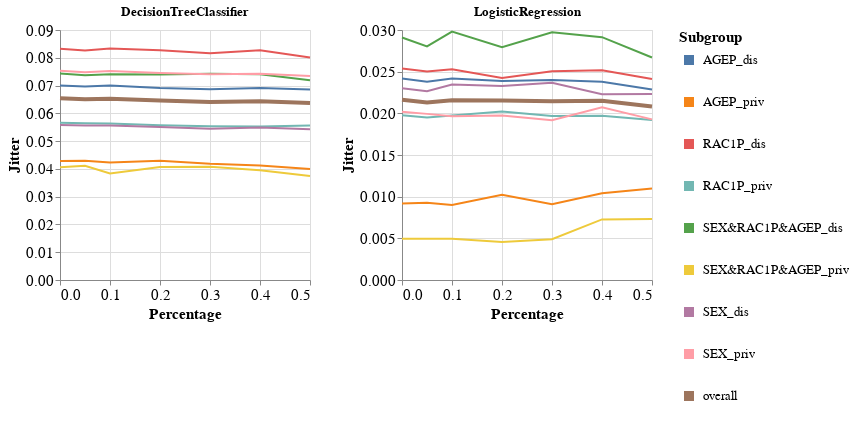

The notebook cell this image was saved under:
### Markdown cell above
### Specific subgroup metric per dataset and multiple models

### Code cell
visualizer.create_subgroups_grid_pct_lines_per_model_plot(subgroup_metric='Jitter',
                                                          target_preprocessing_technique=PREPROCESSING_TECHNIQUES[0],
                                                          model_names=MODEL_NAMES)

### Figure 1 — Vega-Lite specification as saved in the notebook (floating-point values rounded to 4 significant figures)
{"config": {"view": {"continuousWidth": 400, "continuousHeight": 300}, "axis": {"labelFontSize": 15, "titleFontSize": 15}, "legend": {"labelFontSize": 13, "symbolStrokeWidth": 10, "titleFontSize": 15}}, "vconcat": [{"hconcat": [{"mark": "line", "encoding": {"color": {"field": "Subgroup", "type": "nominal"}, "strokeWidth": {"condition": {"value": 4, "test": "datum.Subgroup == 'overall'"}, "value": 2}, "x": {"field": "Percentage", "type": "quantitative"}, "y": {"field": "Metric_Value", "title": "Jitter", "type": "quantitative"}}, "height": 250, "title": "DecisionTreeClassifier", "width": 250}, {"data": {"name": "data-c662c51ffb2079d95954368218191577"}, "mark": "line", "encoding": {"color": {"field": "Subgroup", "type": "nominal"}, "strokeWidth": {"condition": {"value": 4, "test": "datum.Subgroup == 'overall'"}, "value": 2}, "x": {"field": "Percentage", "type": "quantitative"}, "y": {"field": "Metric_Value", "title": "Jitter", "type": "quantitative"}}, "height": 250, "title": "LogisticRegression", "width": 250}]}], "data": {"name": "data-8d696fd7b1187eda12e82b52184c8556"}, "$schema": "https://vega.github.io/schema/vega-lite/v4.17.0.json", "datasets": {"data-8d696fd7b1187eda12e82b52184c8556": [{"Model_Name": "DecisionTreeClassifier", "Test_Set_Index": 0.0, "Metric": "Jitter", "Subgroup": "AGEP_dis", "Num_Estimators": 10.0, "Metric_Value": 0.07006, "Percentage": 0.0}, {"Model_Name": "DecisionTreeClassifier", "Test_Set_Index": 0.0, "Metric": "Jitter", "Subgroup": "AGEP_priv", "Num_Estimators": 10.0, "Metric_Value": 0.04288, "Percentage": 0.0}, {"Model_Name": "DecisionTreeClassifier", "Test_Set_Index": 0.0, "Metric": "Jitter", "Subgroup": "RAC1P_dis", "Num_Estimators": 10.0, "Metric_Value": 0.08326, "Percentage": 0.0}, {"Model_Name": "DecisionTreeClassifier", "Test_Set_Index": 0.0, "Metric": "Jitter", "Subgroup": "RAC1P_priv", "Num_Estimators": 10.0, "Metric_Value": 0.05659, "Percentage": 0.0}, {"Model_Name": "DecisionTreeClassifier", "Test_Set_Index": 0.0, "Metric": "Jitter", "Subgroup": "SEX&RAC1P&AGEP_dis", "Num_Estimators": 10.0, "Metric_Value": 0.07435, "Percentage": 0.0}, {"Model_Name": "DecisionTreeClassifier", "Test_Set_Index": 0.0, "Metric": "Jitter", "Subgroup": "SEX&RAC1P&AGEP_priv", "Num_Estimators": 10.0, "Metric_Value": 0.04059, "Percentage": 0.0}, {"Model_Name": "DecisionTreeClassifier", "Test_Set_Index": 0.0, "Metric": "Jitter", "Subgroup": "SEX_dis", "Num_Estimators": 10.0, "Metric_Value": 0.05582, "Percentage": 0.0}, {"Model_Name": "DecisionTreeClassifier", "Test_Set_Index": 0.0, "Metric": "Jitter", "Subgroup": "SEX_priv", "Num_Estimators": 10.0, "Metric_Value": 0.07533, "Percentage": 0.0}, {"Model_Name": "DecisionTreeClassifier", "Test_Set_Index": 0.0, "Metric": "Jitter", "Subgroup": "overall", "Num_Estimators": 10.0, "Metric_Value": 0.0654, "Percentage": 0.0}, {"Model_Name": "DecisionTreeClassifier", "Test_Set_Index": 1.0, "Metric": "Jitter", "Subgroup": "AGEP_dis", "Num_Estimators": 10.0, "Metric_Value": 0.06962, "Percentage": 0.05}, {"Model_Name": "DecisionTreeClassifier", "Test_Set_Index": 1.0, "Metric": "Jitter", "Subgroup": "AGEP_priv", "Num_Estimators": 10.0, "Metric_Value": 0.04292, "Percentage": 0.05}, {"Model_Name": "DecisionTreeClassifier", "Test_Set_Index": 1.0, "Metric": "Jitter", "Subgroup": "RAC1P_dis", "Num_Estimators": 10.0, "Metric_Value": 0.08259, "Percentage": 0.05}, {"Model_Name": "DecisionTreeClassifier", "Test_Set_Index": 1.0, "Metric": "Jitter", "Subgroup": "RAC1P_priv", "Num_Estimators": 10.0, "Metric_Value": 0.05639, "Percentage": 0.05}, {"Model_Name": "DecisionTreeClassifier", "Test_Set_Index": 1.0, "Metric": "Jitter", "Subgroup": "SEX&RAC1P&AGEP_dis", "Num_Estimators": 10.0, "Metric_Value": 0.07375, "Percentage": 0.05}, {"Model_Name": "DecisionTreeClassifier", "Test_Set_Index": 1.0, "Metric": "Jitter", "Subgroup": "SEX&RAC1P&AGEP_priv", "Num_Estimators": 10.0, "Metric_Value": 0.04109, "Percentage": 0.05}, {"Model_Name": "DecisionTreeClassifier", "Test_Set_Index": 1.0, "Metric": "Jitter", "Subgroup": "SEX_dis", "Num_Estimators": 10.0, "Metric_Value": 0.05565, "Percentage": 0.05}, {"Model_Name": "DecisionTreeClassifier", "Test_Set_Index": 1.0, "Metric": "Jitter", "Subgroup": "SEX_priv", "Num_Estimators": 10.0, "Metric_Value": 0.07478, "Percentage": 0.05}, {"Model_Name": "DecisionTreeClassifier", "Test_Set_Index": 1.0, "Metric": "Jitter", "Subgroup": "overall", "Num_Estimators": 10.0, "Metric_Value": 0.06505, "Percentage": 0.05}, {"Model_Name": "DecisionTreeClassifier", "Test_Set_Index": 2.0, "Metric": "Jitter", "Subgroup": "AGEP_dis", "Num_Estimators": 10.0, "Metric_Value": 0.07, "Percentage": 0.1}, {"Model_Name": "DecisionTreeClassifier", "Test_Set_Index": 2.0, "Metric": "Jitter", "Subgroup": "AGEP_priv", "Num_Estimators": 10.0, "Metric_Value": 0.04227, "Percentage": 0.1}, {"Model_Name": "DecisionTreeClassifier", "Test_Set_Index": 2.0, "Metric": "Jitter", "Subgroup": "RAC1P_dis", "Num_Estimators": 10.0, "Metric_Value": 0.08331, "Percentage": 0.1}, {"Model_Name": "DecisionTreeClassifier", "Test_Set_Index": 2.0, "Metric": "Jitter", "Subgroup": "RAC1P_priv", "Num_Estimators": 10.0, "Metric_Value": 0.05633, "Percentage": 0.1}, {"Model_Name": "DecisionTreeClassifier", "Test_Set_Index": 2.0, "Metric": "Jitter", "Subgroup": "SEX&RAC1P&AGEP_dis", "Num_Estimators": 10.0, "Metric_Value": 0.07409, "Percentage": 0.1}, {"Model_Name": "DecisionTreeClassifier", "Test_Set_Index": 2.0, "Metric": "Jitter", "Subgroup": "SEX&RAC1P&AGEP_priv", "Num_Estimators": 10.0, "Metric_Value": 0.03832, "Percentage": 0.1}, {"Model_Name": "DecisionTreeClassifier", "Test_Set_Index": 2.0, "Metric": "Jitter", "Subgroup": "SEX_dis", "Num_Estimators": 10.0, "Metric_Value": 0.05563, "Percentage": 0.1}, {"Model_Name": "DecisionTreeClassifier", "Test_Set_Index": 2.0, "Metric": "Jitter", "Subgroup": "SEX_priv", "Num_Estimators": 10.0, "Metric_Value": 0.07522, "Percentage": 0.1}, {"Model_Name": "DecisionTreeClassifier", "Test_Set_Index": 2.0, "Metric": "Jitter", "Subgroup": "overall", "Num_Estimators": 10.0, "Metric_Value": 0.06525, "Percentage": 0.1}, {"Model_Name": "DecisionTreeClassifier", "Test_Set_Index": 3.0, "Metric": "Jitter", "Subgroup": "AGEP_dis", "Num_Estimators": 10.0, "Metric_Value": 0.06911, "Percentage": 0.2}, {"Model_Name": "DecisionTreeClassifier", "Test_Set_Index": 3.0, "Metric": "Jitter", "Subgroup": "AGEP_priv", "Num_Estimators": 10.0, "Metric_Value": 0.04297, "Percentage": 0.2}, {"Model_Name": "DecisionTreeClassifier", "Test_Set_Index": 3.0, "Metric": "Jitter", "Subgroup": "RAC1P_dis", "Num_Estimators": 10.0, "Metric_Value": 0.08271, "Percentage": 0.2}, {"Model_Name": "DecisionTreeClassifier", "Test_Set_Index": 3.0, "Metric": "Jitter", "Subgroup": "RAC1P_priv", "Num_Estimators": 10.0, "Metric_Value": 0.0557, "Percentage": 0.2}, {"Model_Name": "DecisionTreeClassifier", "Test_Set_Index": 3.0, "Metric": "Jitter", "Subgroup": "SEX&RAC1P&AGEP_dis", "Num_Estimators": 10.0, "Metric_Value": 0.074, "Percentage": 0.2}, {"Model_Name": "DecisionTreeClassifier", "Test_Set_Index": 3.0, "Metric": "Jitter", "Subgroup": "SEX&RAC1P&AGEP_priv", "Num_Estimators": 10.0, "Metric_Value": 0.04069, "Percentage": 0.2}, {"Model_Name": "DecisionTreeClassifier", "Test_Set_Index": 3.0, "Metric": "Jitter", "Subgroup": "SEX_dis", "Num_Estimators": 10.0, "Metric_Value": 0.05507, "Percentage": 0.2}, {"Model_Name": "DecisionTreeClassifier", "Test_Set_Index": 3.0, "Metric": "Jitter", "Subgroup": "SEX_priv", "Num_Estimators": 10.0, "Metric_Value": 0.07453, "Percentage": 0.2}, {"Model_Name": "DecisionTreeClassifier", "Test_Set_Index": 3.0, "Metric": "Jitter", "Subgroup": "overall", "Num_Estimators": 10.0, "Metric_Value": 0.06463, "Percentage": 0.2}, {"Model_Name": "DecisionTreeClassifier", "Test_Set_Index": 4.0, "Metric": "Jitter", "Subgroup": "AGEP_dis", "Num_Estimators": 10.0, "Metric_Value": 0.06866, "Percentage": 0.3}, {"Model_Name": "DecisionTreeClassifier", "Test_Set_Index": 4.0, "Metric": "Jitter", "Subgroup": "AGEP_priv", "Num_Estimators": 10.0, "Metric_Value": 0.04185, "Percentage": 0.3}, {"Model_Name": "DecisionTreeClassifier", "Test_Set_Index": 4.0, "Metric": "Jitter", "Subgroup": "RAC1P_dis", "Num_Estimators": 10.0, "Metric_Value": 0.08165, "Percentage": 0.3}, {"Model_Name": "DecisionTreeClassifier", "Test_Set_Index": 4.0, "Metric": "Jitter", "Subgroup": "RAC1P_priv", "Num_Estimators": 10.0, "Metric_Value": 0.05539, "Percentage": 0.3}, {"Model_Name": "DecisionTreeClassifier", "Test_Set_Index": 4.0, "Metric": "Jitter", "Subgroup": "SEX&RAC1P&AGEP_dis", "Num_Estimators": 10.0, "Metric_Value": 0.07422, "Percentage": 0.3}, {"Model_Name": "DecisionTreeClassifier", "Test_Set_Index": 4.0, "Metric": "Jitter", "Subgroup": "SEX&RAC1P&AGEP_priv", "Num_Estimators": 10.0, "Metric_Value": 0.04078, "Percentage": 0.3}, {"Model_Name": "DecisionTreeClassifier", "Test_Set_Index": 4.0, "Metric": "Jitter", "Subgroup": "SEX_dis", "Num_Estimators": 10.0, "Metric_Value": 0.05443, "Percentage": 0.3}, {"Model_Name": "DecisionTreeClassifier", "Test_Set_Index": 4.0, "Metric": "Jitter", "Subgroup": "SEX_priv", "Num_Estimators": 10.0, "Metric_Value": 0.07406, "Percentage": 0.3}, {"Model_Name": "DecisionTreeClassifier", "Test_Set_Index": 4.0, "Metric": "Jitter", "Subgroup": "overall", "Num_Estimators": 10.0, "Metric_Value": 0.06407, "Percentage": 0.3}, {"Model_Name": "DecisionTreeClassifier", "Test_Set_Index": 5.0, "Metric": "Jitter", "Subgroup": "AGEP_dis", "Num_Estimators": 10.0, "Metric_Value": 0.06916, "Percentage": 0.4}, {"Model_Name": "DecisionTreeClassifier", "Test_Set_Index": 5.0, "Metric": "Jitter", "Subgroup": "AGEP_priv", "Num_Estimators": 10.0, "Metric_Value": 0.04121, "Percentage": 0.4}, {"Model_Name": "DecisionTreeClassifier", "Test_Set_Index": 5.0, "Metric": "Jitter", "Subgroup": "RAC1P_dis", "Num_Estimators": 10.0, "Metric_Value": 0.08274, "Percentage": 0.4}, {"Model_Name": "DecisionTreeClassifier", "Test_Set_Index": 5.0, "Metric": "Jitter", "Subgroup": "RAC1P_priv", "Num_Estimators": 10.0, "Metric_Value": 0.0553, "Percentage": 0.4}, {"Model_Name": "DecisionTreeClassifier", "Test_Set_Index": 5.0, "Metric": "Jitter", "Subgroup": "SEX&RAC1P&AGEP_dis", "Num_Estimators": 10.0, "Metric_Value": 0.07407, "Percentage": 0.4}, {"Model_Name": "DecisionTreeClassifier", "Test_Set_Index": 5.0, "Metric": "Jitter", "Subgroup": "SEX&RAC1P&AGEP_priv", "Num_Estimators": 10.0, "Metric_Value": 0.0395, "Percentage": 0.4}, {"Model_Name": "DecisionTreeClassifier", "Test_Set_Index": 5.0, "Metric": "Jitter", "Subgroup": "SEX_dis", "Num_Estimators": 10.0, "Metric_Value": 0.05487, "Percentage": 0.4}, {"Model_Name": "DecisionTreeClassifier", "Test_Set_Index": 5.0, "Metric": "Jitter", "Subgroup": "SEX_priv", "Num_Estimators": 10.0, "Metric_Value": 0.07421, "Percentage": 0.4}, {"Model_Name": "DecisionTreeClassifier", "Test_Set_Index": 5.0, "Metric": "Jitter", "Subgroup": "overall", "Num_Estimators": 10.0, "Metric_Value": 0.06437, "Percentage": 0.4}, {"Model_Name": "DecisionTreeClassifier", "Test_Set_Index": 6.0, "Metric": "Jitter", "Subgroup": "AGEP_dis", "Num_Estimators": 10.0, "Metric_Value": 0.0686, "Percentage": 0.5}, {"Model_Name": "DecisionTreeClassifier", "Test_Set_Index": 6.0, "Metric": "Jitter", "Subgroup": "AGEP_priv", "Num_Estimators": 10.0, "Metric_Value": 0.03995, "Percentage": 0.5}, {"Model_Name": "DecisionTreeClassifier", "Test_Set_Index": 6.0, "Metric": "Jitter", "Subgroup": "RAC1P_dis", "Num_Estimators": 10.0, "Metric_Value": 0.08007, "Percentage": 0.5}, {"Model_Name": "DecisionTreeClassifier", "Test_Set_Index": 6.0, "Metric": "Jitter", "Subgroup": "RAC1P_priv", "Num_Estimators": 10.0, "Metric_Value": 0.05561, "Percentage": 0.5}, {"Model_Name": "DecisionTreeClassifier", "Test_Set_Index": 6.0, "Metric": "Jitter", "Subgroup": "SEX&RAC1P&AGEP_dis", "Num_Estimators": 10.0, "Metric_Value": 0.07188, "Percentage": 0.5}, {"Model_Name": "DecisionTreeClassifier", "Test_Set_Index": 6.0, "Metric": "Jitter", "Subgroup": "SEX&RAC1P&AGEP_priv", "Num_Estimators": 10.0, "Metric_Value": 0.03742, "Percentage": 0.5}, {"Model_Name": "DecisionTreeClassifier", "Test_Set_Index": 6.0, "Metric": "Jitter", "Subgroup": "SEX_dis", "Num_Estimators": 10.0, "Metric_Value": 0.05427, "Percentage": 0.5}, {"Model_Name": "DecisionTreeClassifier", "Test_Set_Index": 6.0, "Metric": "Jitter", "Subgroup": "SEX_priv", "Num_Estimators": 10.0, "Metric_Value": 0.07344, "Percentage": 0.5}, {"Model_Name": "DecisionTreeClassifier", "Test_Set_Index": 6.0, "Metric": "Jitter", "Subgroup": "overall", "Num_Estimators": 10.0, "Metric_Value": 0.06369, "Percentage": 0.5}], "data-c662c51ffb2079d95954368218191577": [{"Model_Name": "LogisticRegression", "Test_Set_Index": 0.0, "Metric": "Jitter", "Subgroup": "AGEP_dis", "Num_Estimators": 10.0, "Metric_Value": 0.02419, "Percentage": 0.0}, {"Model_Name": "LogisticRegression", "Test_Set_Index": 0.0, "Metric": "Jitter", "Subgroup": "AGEP_priv", "Num_Estimators": 10.0, "Metric_Value": 0.009175, "Percentage": 0.0}, {"Model_Name": "LogisticRegression", "Test_Set_Index": 0.0, "Metric": "Jitter", "Subgroup": "RAC1P_dis", "Num_Estimators": 10.0, "Metric_Value": 0.02538, "Percentage": 0.0}, {"Model_Name": "LogisticRegression", "Test_Set_Index": 0.0, "Metric": "Jitter", "Subgroup": "RAC1P_priv", "Num_Estimators": 10.0, "Metric_Value": 0.01978, "Percentage": 0.0}, {"Model_Name": "LogisticRegression", "Test_Set_Index": 0.0, "Metric": "Jitter", "Subgroup": "SEX&RAC1P&AGEP_dis", "Num_Estimators": 10.0, "Metric_Value": 0.02911, "Percentage": 0.0}, {"Model_Name": "LogisticRegression", "Test_Set_Index": 0.0, "Metric": "Jitter", "Subgroup": "SEX&RAC1P&AGEP_priv", "Num_Estimators": 10.0, "Metric_Value": 0.004948, "Percentage": 0.0}, {"Model_Name": "LogisticRegression", "Test_Set_Index": 0.0, "Metric": "Jitter", "Subgroup": "SEX_dis", "Num_Estimators": 10.0, "Metric_Value": 0.023, "Percentage": 0.0}, {"Model_Name": "LogisticRegression", "Test_Set_Index": 0.0, "Metric": "Jitter", "Subgroup": "SEX_priv", "Num_Estimators": 10.0, "Metric_Value": 0.0202, "Percentage": 0.0}, {"Model_Name": "LogisticRegression", "Test_Set_Index": 0.0, "Metric": "Jitter", "Subgroup": "overall", "Num_Estimators": 10.0, "Metric_Value": 0.02162, "Percentage": 0.0}, {"Model_Name": "LogisticRegression", "Test_Set_Index": 1.0, "Metric": "Jitter", "Subgroup": "AGEP_dis", "Num_Estimators": 10.0, "Metric_Value": 0.02379, "Percentage": 0.05}, {"Model_Name": "LogisticRegression", "Test_Set_Index": 1.0, "Metric": "Jitter", "Subgroup": "AGEP_priv", "Num_Estimators": 10.0, "Metric_Value": 0.009272, "Percentage": 0.05}, {"Model_Name": "LogisticRegression", "Test_Set_Index": 1.0, "Metric": "Jitter", "Subgroup": "RAC1P_dis", "Num_Estimators": 10.0, "Metric_Value": 0.02501, "Percentage": 0.05}, {"Model_Name": "LogisticRegression", "Test_Set_Index": 1.0, "Metric": "Jitter", "Subgroup": "RAC1P_priv", "Num_Estimators": 10.0, "Metric_Value": 0.01949, "Percentage": 0.05}, {"Model_Name": "LogisticRegression", "Test_Set_Index": 1.0, "Metric": "Jitter", "Subgroup": "SEX&RAC1P&AGEP_dis", "Num_Estimators": 10.0, "Metric_Value": 0.02804, "Percentage": 0.05}, {"Model_Name": "LogisticRegression", "Test_Set_Index": 1.0, "Metric": "Jitter", "Subgroup": "SEX&RAC1P&AGEP_priv", "Num_Estimators": 10.0, "Metric_Value": 0.004948, "Percentage": 0.05}, {"Model_Name": "LogisticRegression", "Test_Set_Index": 1.0, "Metric": "Jitter", "Subgroup": "SEX_dis", "Num_Estimators": 10.0, "Metric_Value": 0.02265, "Percentage": 0.05}, {"Model_Name": "LogisticRegression", "Test_Set_Index": 1.0, "Metric": "Jitter", "Subgroup": "SEX_priv", "Num_Estimators": 10.0, "Metric_Value": 0.01994, "Percentage": 0.05}, {"Model_Name": "LogisticRegression", "Test_Set_Index": 1.0, "Metric": "Jitter", "Subgroup": "overall", "Num_Estimators": 10.0, "Metric_Value": 0.02131, "Percentage": 0.05}, {"Model_Name": "LogisticRegression", "Test_Set_Index": 2.0, "Metric": "Jitter", "Subgroup": "AGEP_dis", "Num_Estimators": 10.0, "Metric_Value": 0.02417, "Percentage": 0.1}, {"Model_Name": "LogisticRegression", "Test_Set_Index": 2.0, "Metric": "Jitter", "Subgroup": "AGEP_priv", "Num_Estimators": 10.0, "Metric_Value": 0.009005, "Percentage": 0.1}, {"Model_Name": "LogisticRegression", "Test_Set_Index": 2.0, "Metric": "Jitter", "Subgroup": "RAC1P_dis", "Num_Estimators": 10.0, "Metric_Value": 0.0253, "Percentage": 0.1}, {"Model_Name": "LogisticRegression", "Test_Set_Index": 2.0, "Metric": "Jitter", "Subgroup": "RAC1P_priv", "Num_Estimators": 10.0, "Metric_Value": 0.01975, "Percentage": 0.1}, {"Model_Name": "LogisticRegression", "Test_Set_Index": 2.0, "Metric": "Jitter", "Subgroup": "SEX&RAC1P&AGEP_dis", "Num_Estimators": 10.0, "Metric_Value": 0.02981, "Percentage": 0.1}, {"Model_Name": "LogisticRegression", "Test_Set_Index": 2.0, "Metric": "Jitter", "Subgroup": "SEX&RAC1P&AGEP_priv", "Num_Estimators": 10.0, "Metric_Value": 0.004948, "Percentage": 0.1}, {"Model_Name": "LogisticRegression", "Test_Set_Index": 2.0, "Metric": "Jitter", "Subgroup": "SEX_dis", "Num_Estimators": 10.0, "Metric_Value": 0.02345, "Percentage": 0.1}, {"Model_Name": "LogisticRegression", "Test_Set_Index": 2.0, "Metric": "Jitter", "Subgroup": "SEX_priv", "Num_Estimators": 10.0, "Metric_Value": 0.01966, "Percentage": 0.1}, {"Model_Name": "LogisticRegression", "Test_Set_Index": 2.0, "Metric": "Jitter", "Subgroup": "overall", "Num_Estimators": 10.0, "Metric_Value": 0.02158, "Percentage": 0.1}, {"Model_Name": "LogisticRegression", "Test_Set_Index": 3.0, "Metric": "Jitter", "Subgroup": "AGEP_dis", "Num_Estimators": 10.0, "Metric_Value": 0.02387, "Percentage": 0.2}, {"Model_Name": "LogisticRegression", "Test_Set_Index": 3.0, "Metric": "Jitter", "Subgroup": "AGEP_priv", "Num_Estimators": 10.0, "Metric_Value": 0.01023, "Percentage": 0.2}, {"Model_Name": "LogisticRegression", "Test_Set_Index": 3.0, "Metric": "Jitter", "Subgroup": "RAC1P_dis", "Num_Estimators": 10.0, "Metric_Value": 0.02423, "Percentage": 0.2}, {"Model_Name": "LogisticRegression", "Test_Set_Index": 3.0, "Metric": "Jitter", "Subgroup": "RAC1P_priv", "Num_Estimators": 10.0, "Metric_Value": 0.02021, "Percentage": 0.2}, {"Model_Name": "LogisticRegression", "Test_Set_Index": 3.0, "Metric": "Jitter", "Subgroup": "SEX&RAC1P&AGEP_dis", "Num_Estimators": 10.0, "Metric_Value": 0.02793, "Percentage": 0.2}, {"Model_Name": "LogisticRegression", "Test_Set_Index": 3.0, "Metric": "Jitter", "Subgroup": "SEX&RAC1P&AGEP_priv", "Num_Estimators": 10.0, "Metric_Value": 0.00457, "Percentage": 0.2}, {"Model_Name": "LogisticRegression", "Test_Set_Index": 3.0, "Metric": "Jitter", "Subgroup": "SEX_dis", "Num_Estimators": 10.0, "Metric_Value": 0.02327, "Percentage": 0.2}, {"Model_Name": "LogisticRegression", "Test_Set_Index": 3.0, "Metric": "Jitter", "Subgroup": "SEX_priv", "Num_Estimators": 10.0, "Metric_Value": 0.01975, "Percentage": 0.2}, {"Model_Name": "LogisticRegression", "Test_Set_Index": 3.0, "Metric": "Jitter", "Subgroup": "overall", "Num_Estimators": 10.0, "Metric_Value": 0.02154, "Percentage": 0.2}, {"Model_Name": "LogisticRegression", "Test_Set_Index": 4.0, "Metric": "Jitter", "Subgroup": "AGEP_dis", "Num_Estimators": 10.0, "Metric_Value": 0.024, "Percentage": 0.3}, {"Model_Name": "LogisticRegression", "Test_Set_Index": 4.0, "Metric": "Jitter", "Subgroup": "AGEP_priv", "Num_Estimators": 10.0, "Metric_Value": 0.009082, "Percentage": 0.3}, {"Model_Name": "LogisticRegression", "Test_Set_Index": 4.0, "Metric": "Jitter", "Subgroup": "RAC1P_dis", "Num_Estimators": 10.0, "Metric_Value": 0.02506, "Percentage": 0.3}, {"Model_Name": "LogisticRegression", "Test_Set_Index": 4.0, "Metric": "Jitter", "Subgroup": "RAC1P_priv", "Num_Estimators": 10.0, "Metric_Value": 0.01968, "Percentage": 0.3}, {"Model_Name": "LogisticRegression", "Test_Set_Index": 4.0, "Metric": "Jitter", "Subgroup": "SEX&RAC1P&AGEP_dis", "Num_Estimators": 10.0, "Metric_Value": 0.02973, "Percentage": 0.3}, {"Model_Name": "LogisticRegression", "Test_Set_Index": 4.0, "Metric": "Jitter", "Subgroup": "SEX&RAC1P&AGEP_priv", "Num_Estimators": 10.0, "Metric_Value": 0.004885, "Percentage": 0.3}, {"Model_Name": "LogisticRegression", "Test_Set_Index": 4.0, "Metric": "Jitter", "Subgroup": "SEX_dis", "Num_Estimators": 10.0, "Metric_Value": 0.02367, "Percentage": 0.3}, {"Model_Name": "LogisticRegression", "Test_Set_Index": 4.0, "Metric": "Jitter", "Subgroup": "SEX_priv", "Num_Estimators": 10.0, "Metric_Value": 0.01918, "Percentage": 0.3}, {"Model_Name": "LogisticRegression", "Test_Set_Index": 4.0, "Metric": "Jitter", "Subgroup": "overall", "Num_Estimators": 10.0, "Metric_Value": 0.02146, "Percentage": 0.3}, {"Model_Name": "LogisticRegression", "Test_Set_Index": 5.0, "Metric": "Jitter", "Subgroup": "AGEP_dis", "Num_Estimators": 10.0, "Metric_Value": 0.0238, "Percentage": 0.4}, {"Model_Name": "LogisticRegression", "Test_Set_Index": 5.0, "Metric": "Jitter", "Subgroup": "AGEP_priv", "Num_Estimators": 10.0, "Metric_Value": 0.01042, "Percentage": 0.4}, {"Model_Name": "LogisticRegression", "Test_Set_Index": 5.0, "Metric": "Jitter", "Subgroup": "RAC1P_dis", "Num_Estimators": 10.0, "Metric_Value": 0.02518, "Percentage": 0.4}, {"Model_Name": "LogisticRegression", "Test_Set_Index": 5.0, "Metric": "Jitter", "Subgroup": "RAC1P_priv", "Num_Estimators": 10.0, "Metric_Value": 0.01971, "Percentage": 0.4}, {"Model_Name": "LogisticRegression", "Test_Set_Index": 5.0, "Metric": "Jitter", "Subgroup": "SEX&RAC1P&AGEP_dis", "Num_Estimators": 10.0, "Metric_Value": 0.02914, "Percentage": 0.4}, {"Model_Name": "LogisticRegression", "Test_Set_Index": 5.0, "Metric": "Jitter", "Subgroup": "SEX&RAC1P&AGEP_priv", "Num_Estimators": 10.0, "Metric_Value": 0.007275, "Percentage": 0.4}, {"Model_Name": "LogisticRegression", "Test_Set_Index": 5.0, "Metric": "Jitter", "Subgroup": "SEX_dis", "Num_Estimators": 10.0, "Metric_Value": 0.02229, "Percentage": 0.4}, {"Model_Name": "LogisticRegression", "Test_Set_Index": 5.0, "Metric": "Jitter", "Subgroup": "SEX_priv", "Num_Estimators": 10.0, "Metric_Value": 0.02072, "Percentage": 0.4}, {"Model_Name": "LogisticRegression", "Test_Set_Index": 5.0, "Metric": "Jitter", "Subgroup": "overall", "Num_Estimators": 10.0, "Metric_Value": 0.02151, "Percentage": 0.4}, {"Model_Name": "LogisticRegression", "Test_Set_Index": 6.0, "Metric": "Jitter", "Subgroup": "AGEP_dis", "Num_Estimators": 10.0, "Metric_Value": 0.02285, "Percentage": 0.5}, {"Model_Name": "LogisticRegression", "Test_Set_Index": 6.0, "Metric": "Jitter", "Subgroup": "AGEP_priv", "Num_Estimators": 10.0, "Metric_Value": 0.01098, "Percentage": 0.5}, {"Model_Name": "LogisticRegression", "Test_Set_Index": 6.0, "Metric": "Jitter", "Subgroup": "RAC1P_dis", "Num_Estimators": 10.0, "Metric_Value": 0.02412, "Percentage": 0.5}, {"Model_Name": "LogisticRegression", "Test_Set_Index": 6.0, "Metric": "Jitter", "Subgroup": "RAC1P_priv", "Num_Estimators": 10.0, "Metric_Value": 0.01919, "Percentage": 0.5}, {"Model_Name": "LogisticRegression", "Test_Set_Index": 6.0, "Metric": "Jitter", "Subgroup": "SEX&RAC1P&AGEP_dis", "Num_Estimators": 10.0, "Metric_Value": 0.02669, "Percentage": 0.5}, {"Model_Name": "LogisticRegression", "Test_Set_Index": 6.0, "Metric": "Jitter", "Subgroup": "SEX&RAC1P&AGEP_priv", "Num_Estimators": 10.0, "Metric_Value": 0.007317, "Percentage": 0.5}, {"Model_Name": "LogisticRegression", "Test_Set_Index": 6.0, "Metric": "Jitter", "Subgroup": "SEX_dis", "Num_Estimators": 10.0, "Metric_Value": 0.02233, "Percentage": 0.5}, {"Model_Name": "LogisticRegression", "Test_Set_Index": 6.0, "Metric": "Jitter", "Subgroup": "SEX_priv", "Num_Estimators": 10.0, "Metric_Value": 0.01928, "Percentage": 0.5}, {"Model_Name": "LogisticRegression", "Test_Set_Index": 6.0, "Metric": "Jitter", "Subgroup": "overall", "Num_Estimators": 10.0, "Metric_Value": 0.02082, "Percentage": 0.5}]}}
